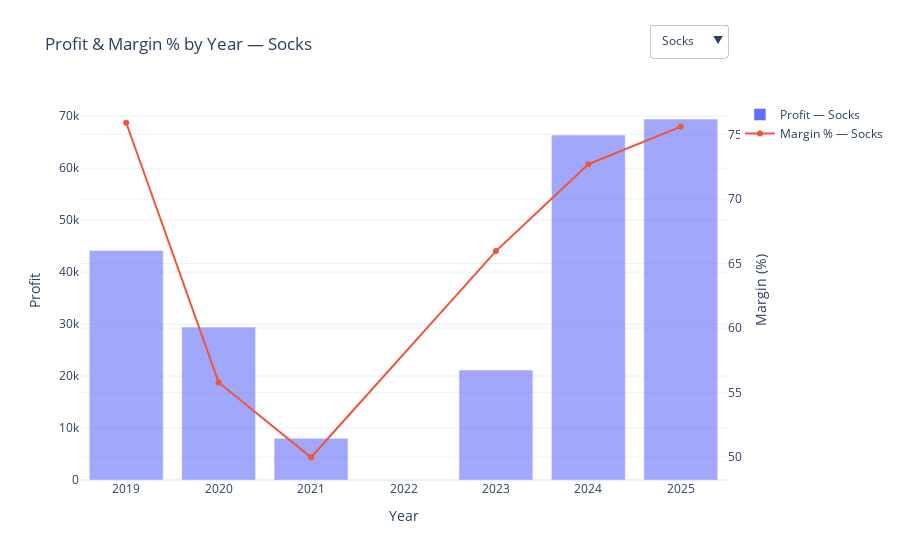

The notebook cell saved with this chart:
### Code cell
df = data.copy()

# Clean
for col in ["Buying_Price", "Sales_Price"]:
    df[col] = (df[col].astype(str).str.replace(",", ".", regex=False)
               .pipe(pd.to_numeric, errors="coerce"))
df["Amount"] = pd.to_numeric(df["Amount"], errors="coerce")
df["Year"]   = pd.to_numeric(df["Year"], errors="coerce")

# Metrics
df["Revenue"] = df["Sales_Price"] * df["Amount"]
df["COGS"]    = df["Buying_Price"] * df["Amount"]
df["Profit"]  = df["Revenue"] - df["COGS"]

# Aggregate by Year × Product
agg = (df.groupby(["Year","Product"], as_index=False)
         .agg(Revenue=("Revenue","sum"),
              COGS=("COGS","sum"),
              Profit=("Profit","sum")))

agg["Margin_pct"] = np.where(agg["Revenue"]>0, 100*agg["Profit"]/agg["Revenue"], np.nan)
products = agg["Product"].dropna().unique().tolist()

# Build figure with dropdown (bars = Profit, line = Margin %)
fig = go.Figure()

# Add one visible product (first) and keep others hidden; dropdown will toggle
for i, p in enumerate(products):
    sub = agg[agg["Product"] == p].sort_values("Year")
    visible = (i == 0)
    fig.add_trace(go.Bar(
        x=sub["Year"], y=sub["Profit"], name=f"Profit — {p}",
        marker_opacity=0.6, visible=visible
    ))
    fig.add_trace(go.Scatter(
        x=sub["Year"], y=sub["Margin_pct"], name=f"Margin % — {p}",
        mode="lines+markers", yaxis="y2", visible=visible
    ))

# Dropdown buttons
buttons = []
for i, p in enumerate(products):
    vis = [False] * (2*len(products))
    vis[2*i] = True       # profit bar for product i
    vis[2*i+1] = True     # margin line for product i
    buttons.append(dict(
        label=p, method="update",
        args=[{"visible": vis},
              {"title": f"Profit & Margin % by Year — {p}"}]
    ))

# Layout with secondary y-axis
fig.update_layout(
    title=f"Profit & Margin % by Year — {products[0]}",
    template="plotly_white",
    barmode="group",
    xaxis=dict(title="Year", dtick=1),
    yaxis=dict(title="Profit"),
    yaxis2=dict(title="Margin (%)", overlaying="y", side="right"),
    updatemenus=[dict(type="dropdown", x=1.0, xanchor="right",
                      y=1.2, yanchor="top", buttons=buttons)]
)
fig.show()

### Figure 1 — Plotly figure (JSON) as saved in the notebook; plotly's stock layout.template omitted (floating-point values rounded to 4 significant figures)
{"data": [{"marker": {"opacity": 0.6}, "name": "Profit — Socks", "type": "bar", "visible": true, "x": [2019, 2020, 2021, 2023, 2024, 2025], "y": [44160.0, 29420.0, 8021.0, 21170.0, 66380.0, 69450.0]}, {"mode": "lines+markers", "name": "Margin % — Socks", "type": "scatter", "visible": true, "x": [2019, 2020, 2021, 2023, 2024, 2025], "y": [75.9, 55.79, 50.0, 65.96, 72.69, 75.59], "yaxis": "y2"}, {"marker": {"opacity": 0.6}, "name": "Profit — T-shirt", "type": "bar", "visible": false, "x": [2019, 2020, 2021, 2022, 2023, 2024, 2025], "y": [27830.0, 23450.0, 43020.0, 88370.0, 39660.0, 131800.0, 56830.0]}, {"mode": "lines+markers", "name": "Margin % — T-shirt", "type": "scatter", "visible": false, "x": [2019, 2020, 2021, 2022, 2023, 2024, 2025], "y": [76.36, 73.08, 74.63, 70.73, 78.44, 71.02, 79.75], "yaxis": "y2"}, {"marker": {"opacity": 0.6}, "name": "Profit — Trunks", "type": "bar", "visible": false, "x": [2019, 2020, 2021, 2022, 2023, 2024, 2025], "y": [28390.0, 33310.0, 12160.0, 22100.0, 108500.0, 44770.0, 41640.0]}, {"mode": "lines+markers", "name": "Margin % — Trunks", "type": "scatter", "visible": false, "x": [2019, 2020, 2021, 2022, 2023, 2024, 2025], "y": [69.49, 78.6, 44.83, 69.62, 71.58, 72.36, 79.5], "yaxis": "y2"}], "layout": {"barmode": "group", "title": {"text": "Profit & Margin % by Year — Socks"}, "updatemenus": [{"buttons": [{"args": [{"visible": [true, true, false, false, false, false]}, {"title": "Profit & Margin % by Year — Socks"}], "label": "Socks", "method": "update"}, {"args": [{"visible": [false, false, true, true, false, false]}, {"title": "Profit & Margin % by Year — T-shirt"}], "label": "T-shirt", "method": "update"}, {"args": [{"visible": [false, false, false, false, true, true]}, {"title": "Profit & Margin % by Year — Trunks"}], "label": "Trunks", "method": "update"}], "type": "dropdown", "x": 1, "xanchor": "right", "y": 1.2, "yanchor": "top"}], "xaxis": {"dtick": 1, "title": {"text": "Year"}}, "yaxis": {"title": {"text": "Profit"}}, "yaxis2": {"overlaying": "y", "side": "right", "title": {"text": "Margin (%)"}}}}
